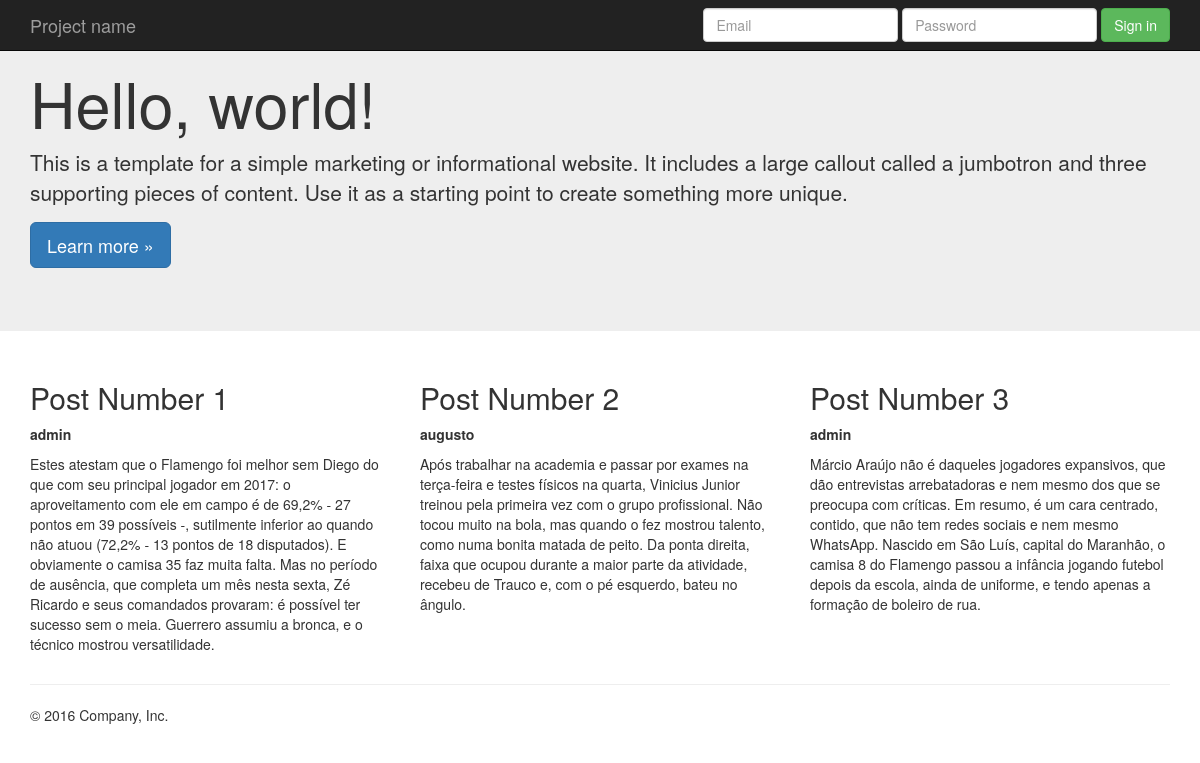
The page /post_boot/ on the database as committed earlier.
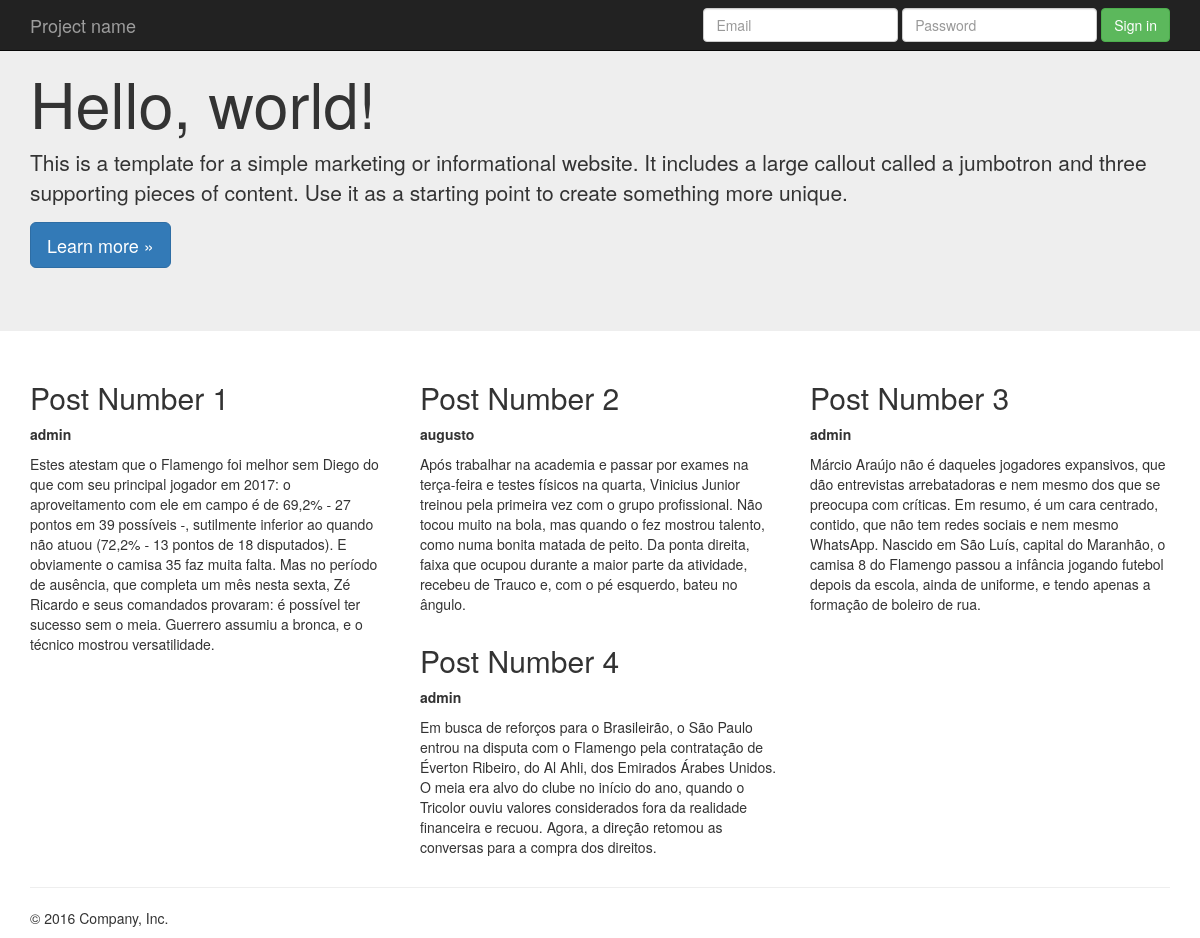
The same page on the database as committed later.
### blog/models.py (models this page shows)
class Post(models.Model) :
    title = models.CharField(max_length = 200)
    text = models.TextField()
    created_at = models.DateTimeField(auto_now = True)
    author = models.ForeignKey('auth.User')

### blog/views.py (the view)
# urls.py: url(r'^post_boot/', views.post_boot, name='boot'),
def post_boot(request) :
    posts = Post.objects.all()
    return render(request, 'post_boot.html', {'posts' : posts})

### blog/templates/post_boot.html (shortened to what this page needs)
<!DOCTYPE html>
<html lang="en">
  <head>
    <link rel="stylesheet" href="https://maxcdn.bootstrapcdn.com/bootstrap/3.3.7/css/bootstrap.min.css">
  </head>
  <body>
    <nav class="navbar navbar-inverse navbar-fixed-top">
      <div class="container">
        <div class="navbar-header">
          <a class="navbar-brand" href="#">Project name</a>
        </div>
        <div id="navbar" class="navbar-collapse collapse">
          <form class="navbar-form navbar-right">
            <div class="form-group">
              <input type="text" placeholder="Email" class="form-control">
            </div>
            <div class="form-group">
              <input type="password" placeholder="Password" class="form-control">
            </div>
            <button type="submit" class="btn btn-success">Sign in</button>
          </form>
        </div>
      </div>
    </nav>
    <div class="jumbotron">
      <div class="container">
        <h1>Hello, world!</h1>
        <p>This is a template for a simple marketing or informational website. It includes a large callout called a jumbotron and three supporting pieces of content. Use it as a starting point to create something more unique.</p>
        <p><a class="btn btn-primary btn-lg" href="#" role="button">Learn more &raquo;</a></p>
      </div>
    </div>
    <div class="container">
      <div class="row">
        {% for post in posts %}
        <div class="col-md-4">
          <h2>{{post.title}}</h2>
          <b><p>{{post.author.username}}</p></b>
          <p>{{post.text}} </p>
        </div>
        {% endfor %}
      </div>
      <hr>
      <footer>
        <p>&copy; 2016 Company, Inc.</p>
      </footer>
    </div>
  </body>
</html>

Rows that differ between the two databases and show on the page:
added Post: title "Post Number 4", author.username "admin", text "Em busca de reforços para o Brasileirão, o São Paulo entrou na disputa com o Flamengo pela contratação de Éverton Ribeiro, do Al Ahli, dos Emirados Árabes Unidos. O meia era alvo do clube no início do ano, quando o Tricolor ouviu valores considerados fora da realidade financeira e recuou. Agora, a direção retomou as conversas para a compra dos direitos."
